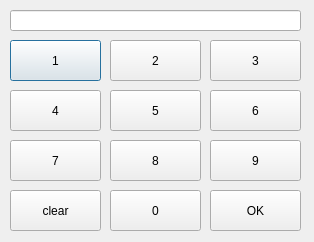
<?xml version="1.0" encoding="UTF-8"?>
<ui version="4.0">
 <class>engine</class>
 <widget class="QDialog" name="engine">
  <property name="geometry">
   <rect>
    <x>0</x>
    <y>0</y>
    <width>314</width>
    <height>242</height>
   </rect>
  </property>
  <property name="windowTitle">
   <string>Dialog</string>
  </property>
  <widget class="QPushButton" name="pushButton_1">
   <property name="geometry">
    <rect>
     <x>10</x>
     <y>40</y>
     <width>91</width>
     <height>41</height>
    </rect>
   </property>
   <property name="text">
    <string>1</string>
   </property>
  </widget>
  <widget class="QPushButton" name="pushButton_2">
   <property name="geometry">
    <rect>
     <x>110</x>
     <y>40</y>
     <width>91</width>
     <height>41</height>
    </rect>
   </property>
   <property name="text">
    <string>2</string>
   </property>
  </widget>
  <widget class="QPushButton" name="pushButton_3">
   <property name="geometry">
    <rect>
     <x>210</x>
     <y>40</y>
     <width>91</width>
     <height>41</height>
    </rect>
   </property>
   <property name="text">
    <string>3</string>
   </property>
  </widget>
  <widget class="QPushButton" name="pushButton_4">
   <property name="geometry">
    <rect>
     <x>10</x>
     <y>90</y>
     <width>91</width>
     <height>41</height>
    </rect>
   </property>
   <property name="text">
    <string>4</string>
   </property>
  </widget>
  <widget class="QPushButton" name="pushButton_5">
   <property name="geometry">
    <rect>
     <x>110</x>
     <y>90</y>
     <width>91</width>
     <height>41</height>
    </rect>
   </property>
   <property name="text">
    <string>5</string>
   </property>
  </widget>
  <widget class="QPushButton" name="pushButton_6">
   <property name="geometry">
    <rect>
     <x>210</x>
     <y>90</y>
     <width>91</width>
     <height>41</height>
    </rect>
   </property>
   <property name="text">
    <string>6</string>
   </property>
  </widget>
  <widget class="QPushButton" name="pushButton_7">
   <property name="geometry">
    <rect>
     <x>10</x>
     <y>140</y>
     <width>91</width>
     <height>41</height>
    </rect>
   </property>
   <property name="text">
    <string>7</string>
   </property>
  </widget>
  <widget class="QPushButton" name="pushButton_8">
   <property name="geometry">
    <rect>
     <x>110</x>
     <y>140</y>
     <width>91</width>
     <height>41</height>
    </rect>
   </property>
   <property name="text">
    <string>8</string>
   </property>
  </widget>
  <widget class="QPushButton" name="pushButton_9">
   <property name="geometry">
    <rect>
     <x>210</x>
     <y>140</y>
     <width>91</width>
     <height>41</height>
    </rect>
   </property>
   <property name="text">
    <string>9</string>
   </property>
  </widget>
  <widget class="QPushButton" name="pushButton_clear">
   <property name="geometry">
    <rect>
     <x>10</x>
     <y>190</y>
     <width>91</width>
     <height>41</height>
    </rect>
   </property>
   <property name="text">
    <string>clear</string>
   </property>
  </widget>
  <widget class="QPushButton" name="pushButton_0">
   <property name="geometry">
    <rect>
     <x>110</x>
     <y>190</y>
     <width>91</width>
     <height>41</height>
    </rect>
   </property>
   <property name="text">
    <string>0</string>
   </property>
  </widget>
  <widget class="QPushButton" name="pushButton_OK">
   <property name="geometry">
    <rect>
     <x>210</x>
     <y>190</y>
     <width>91</width>
     <height>41</height>
    </rect>
   </property>
   <property name="text">
    <string>OK</string>
   </property>
  </widget>
  <widget class="QLineEdit" name="lineEdit">
   <property name="geometry">
    <rect>
     <x>10</x>
     <y>10</y>
     <width>291</width>
     <height>21</height>
    </rect>
   </property>
  </widget>
 </widget>
 <resources/>
 <connections/>
</ui>
